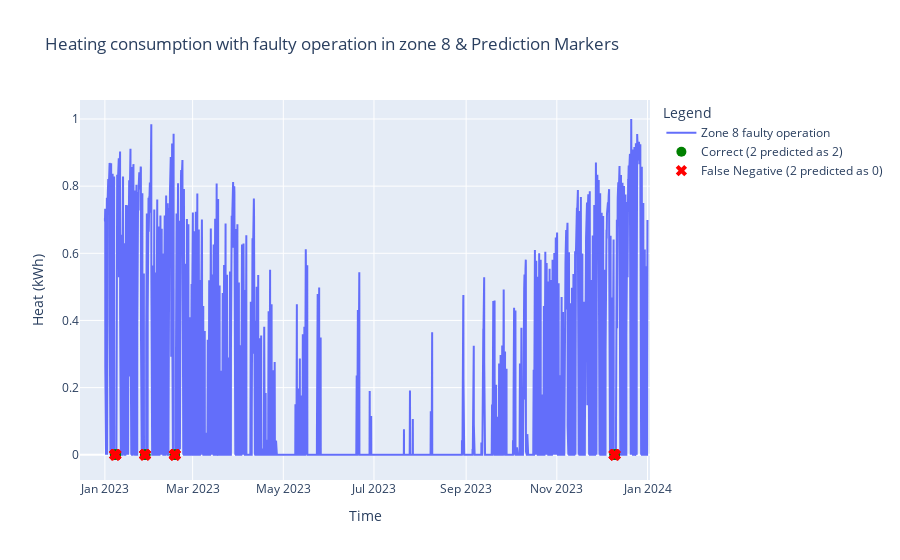

Source (notebook cell):
### Code cell
fig = go.Figure()

# Base temperature curve
fig.add_trace(go.Scatter(
    x=df_simulated['Time'], 
    y=df_simulated[test_heat], 
    mode='lines', 
    name='Zone 8 faulty operation'
))

# Convert y_pred to a Pandas Series with the correct index
y_pred_series = pd.Series(y_pred, index=test_y.index)

# Find indices for different cases
correct_1_indices = (test_y == 2) & (y_pred_series == 2)  # True 1, Pred 1 -> Green
false_negative_indices = (test_y == 2) & (y_pred_series == 0)  # True 1, Pred 0 -> Red
false_positive_indices = (test_y == 0) & (y_pred_series == 2)  # True 0, Pred 1 -> Orange

# Extract timestamps
correct_1_timestamps = df_simulated.loc[test_y.index, 'Time'][correct_1_indices]
false_negative_timestamps = df_simulated.loc[test_y.index, 'Time'][false_negative_indices]
false_positive_timestamps = df_simulated.loc[test_y.index, 'Time'][false_positive_indices]

# Extract corresponding temperatures
correct_1_temps = df_simulated.loc[test_y.index, test_heat][correct_1_indices]
false_negative_temps = df_simulated.loc[test_y.index, test_heat][false_negative_indices]
false_positive_temps = df_simulated.loc[test_y.index, test_heat][false_positive_indices]

# Add markers for correct predictions (Green)
fig.add_trace(go.Scatter(
    x=correct_1_timestamps,
    y=correct_1_temps,
    mode='markers',
    marker=dict(color='green', size=10),
    name='Correct (2 predicted as 2)'
))

# Add markers for false negatives (Red)
fig.add_trace(go.Scatter(
    x=false_negative_timestamps,
    y=false_negative_temps,
    mode='markers',
    marker=dict(color='red', size=10, symbol='x'),
    name='False Negative (2 predicted as 0)'
))

# Add markers for false positives (Orange)
fig.add_trace(go.Scatter(
    x=false_positive_timestamps,
    y=false_positive_temps,
    mode='markers',
    marker=dict(color='orange', size=10, symbol='triangle-up'),
    name='False Positive (0 predicted as 2)'
))

# Customize layout
fig.update_layout(
    title="Heating consumption with faulty operation in zone 8 & Prediction Markers",
    xaxis_title="Time",
    yaxis_title="Heat (kWh)",
    legend_title="Legend",
    template="plotly"
)

# Show the plot

### Figure 1 — Plotly figure (JSON) as saved in the notebook; plotly's stock layout.template omitted (floating-point values rounded to 4 significant figures; data arrays with more than 128 entries replaced by an {"elided": "..."} marker saying what was removed)
{"data": [{"mode": "lines", "name": "Zone 8 faulty operation", "type": "scatter", "x": {"elided": "8760 str values"}, "y": {"elided": "8760 float values"}}, {"marker": {"color": "green", "size": 10}, "mode": "markers", "name": "Correct (2 predicted as 2)", "type": "scatter", "x": ["2023-01-07 20:00:00", "2023-01-07 21:00:00", "2023-01-07 22:00:00", "2023-01-07 23:00:00", "2023-01-08 00:00:00", "2023-01-08 01:00:00", "2023-01-08 02:00:00", "2023-01-08 03:00:00", "2023-01-08 04:00:00", "2023-01-08 05:00:00", "2023-01-08 06:00:00", "2023-01-27 21:00:00", "2023-01-27 22:00:00", "2023-01-27 23:00:00", "2023-01-28 00:00:00", "2023-01-28 01:00:00", "2023-01-28 02:00:00", "2023-01-28 03:00:00", "2023-01-28 04:00:00", "2023-01-28 05:00:00", "2023-01-28 06:00:00", "2023-02-16 23:00:00", "2023-02-17 00:00:00", "2023-02-17 01:00:00", "2023-02-17 02:00:00", "2023-02-17 03:00:00", "2023-02-17 04:00:00", "2023-02-17 05:00:00", "2023-02-17 06:00:00", "2023-12-09 20:00:00", "2023-12-09 21:00:00", "2023-12-09 22:00:00", "2023-12-09 23:00:00", "2023-12-10 00:00:00", "2023-12-10 01:00:00", "2023-12-10 02:00:00", "2023-12-10 03:00:00", "2023-12-10 04:00:00", "2023-12-10 05:00:00"], "y": [0, 0, 0, 0, 0, 0, 0, 0, 0, 0, 0, 0, 0, 0, 0, 0, 0, 0, 0, 0, 0, 0, 0, 0, 0, 0, 0, 0, 0, 0, 0, 0, 0, 0, 0, 0, 0, 0, 0]}, {"marker": {"color": "red", "size": 10, "symbol": "x"}, "mode": "markers", "name": "False Negative (2 predicted as 0)", "type": "scatter", "x": ["2023-01-07 15:00:00", "2023-01-07 16:00:00", "2023-01-07 17:00:00", "2023-01-07 18:00:00", "2023-01-07 19:00:00", "2023-01-08 07:00:00", "2023-01-08 08:00:00", "2023-01-08 09:00:00", "2023-01-27 17:00:00", "2023-01-27 18:00:00", "2023-01-27 19:00:00", "2023-01-27 20:00:00", "2023-01-28 07:00:00", "2023-01-28 08:00:00", "2023-02-16 17:00:00", "2023-02-16 18:00:00", "2023-02-16 19:00:00", "2023-02-16 20:00:00", "2023-02-16 21:00:00", "2023-02-16 22:00:00", "2023-02-17 07:00:00", "2023-02-17 08:00:00", "2023-02-17 09:00:00", "2023-12-09 13:00:00", "2023-12-09 14:00:00", "2023-12-09 15:00:00", "2023-12-09 16:00:00", "2023-12-09 17:00:00", "2023-12-09 18:00:00", "2023-12-09 19:00:00", "2023-12-10 06:00:00", "2023-12-10 07:00:00"], "y": [0, 0, 0, 0, 0, 0, 0, 0, 0, 0, 0, 0, 0, 0, 0, 0, 0, 0, 0, 0, 0, 0, 0, 0, 0, 0, 0, 0, 0, 0, 0, 0]}, {"marker": {"color": "orange", "size": 10, "symbol": "triangle-up"}, "mode": "markers", "name": "False Positive (0 predicted as 2)", "type": "scatter", "x": [], "y": []}], "layout": {"legend": {"title": {"text": "Legend"}}, "title": {"text": "Heating consumption with faulty operation in zone 8 & Prediction Markers"}, "xaxis": {"title": {"text": "Time"}}, "yaxis": {"title": {"text": "Heat (kWh)"}}}}
